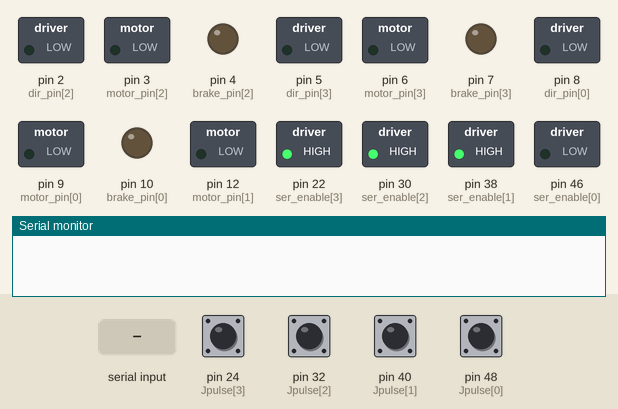
This sketch was run on a simulated Arduino Mega 2560, built with avr-gcc and run on an emulated ATmega2560. Parts: switched loads named in the sketch (green lamp = pin HIGH), output pins drawn as LEDs (lit = HIGH), the last lines printed to the serial monitor. The test bench sets the inputs (shaded band); at power-on: pin 24 (Jpulse[3]), pin 32 (Jpulse[2]), pin 40 (Jpulse[1]), pin 48 (Jpulse[0]) LOW.

Above: at 2.6 s.
2.7 s: "1" received over the second serial link
At 3.7 s:
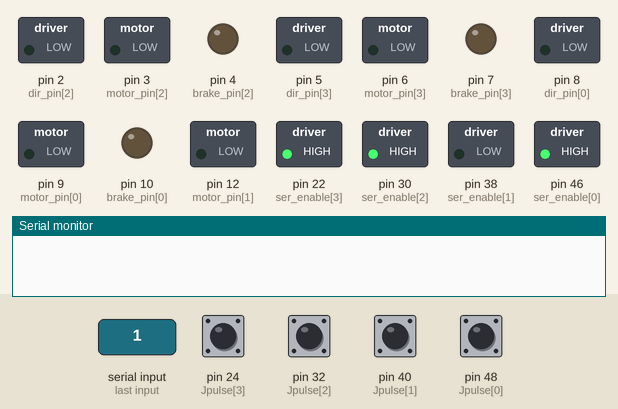
4.2 s: "0" received over the second serial link
At 4.8 s:
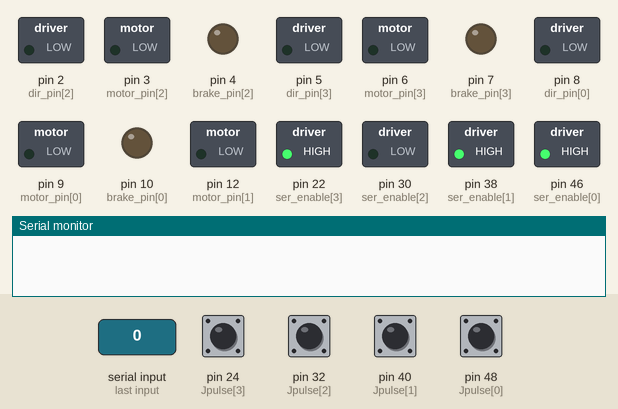
5.7 s: "2" received over the second serial link
At 6.9 s:
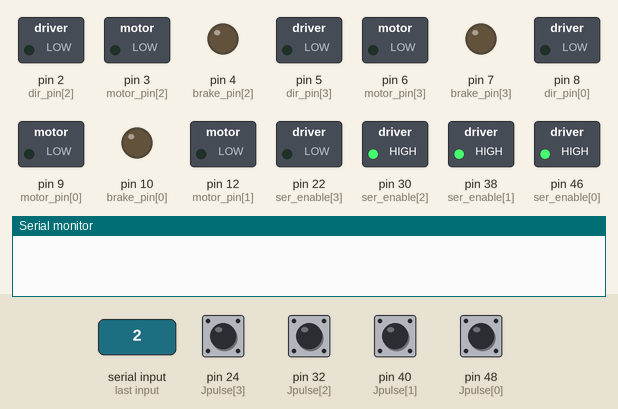
7.2 s: "1" received over the second serial link
At 8.3 s:
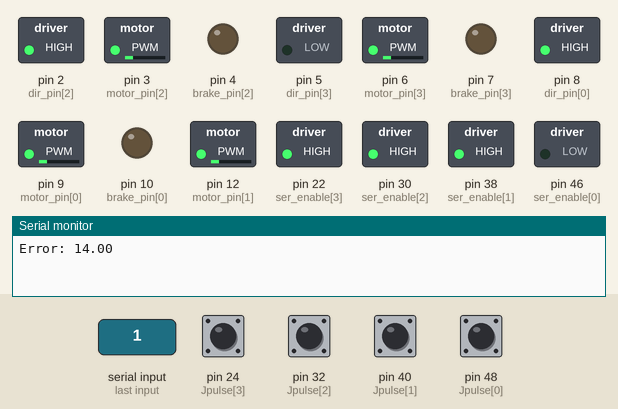
8.7 s: "0" received over the second serial link
At 9.4 s:
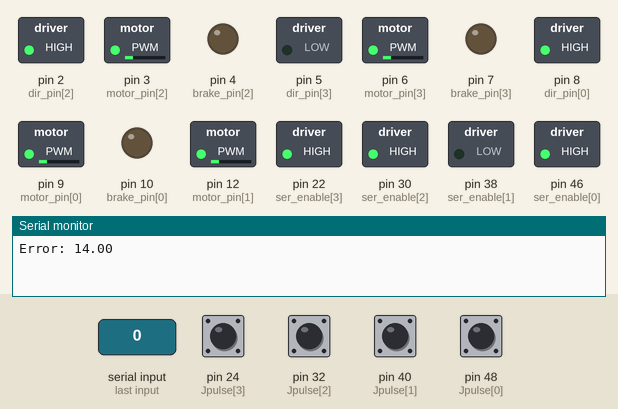
10.2 s: "2" received over the second serial link
At 10.6 s:
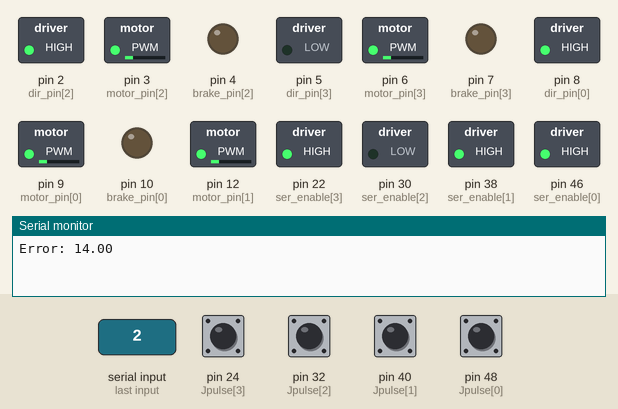
Timing chart, 0 to 12.7 s (numbered marks = the images above; inputs shaded):
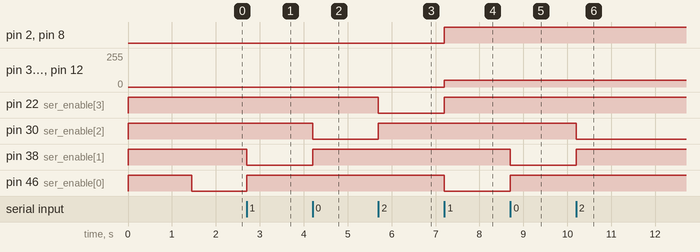

Measured:
- after the input at 2.7 s, pin 38 (ser_enable[1]): HIGH → LOW at once; pin 46 (ser_enable[0]): LOW → HIGH at once
- after the input at 4.2 s, pin 30 (ser_enable[2]): HIGH → LOW at once; pin 38 (ser_enable[1]): LOW → HIGH at once
- after the input at 5.7 s, pin 22 (ser_enable[3]): HIGH → LOW at once; pin 30 (ser_enable[2]): LOW → HIGH at once
- after the input at 7.2 s, pin 2 (dir_pin[2]), pin 8 (dir_pin[0]), pin 22 (ser_enable[3]): LOW → HIGH at once; pin 3 (motor_pin[2]), pin 6 (motor_pin[3]), pin 9 (motor_pin[0]), pin 12 (motor_pin[1]): 0/255 → 50/255 at once; pin 46 (ser_enable[0]): HIGH → LOW at once
- after the input at 8.7 s, pin 38 (ser_enable[1]): HIGH → LOW at once; pin 46 (ser_enable[0]): LOW → HIGH at once
- after the input at 10.2 s, pin 30 (ser_enable[2]): HIGH → LOW at once; pin 38 (ser_enable[1]): LOW → HIGH at once

The sketch:

PID_DD_Final.ino
```cpp
#define max_speed 50
#define DELAY 50

boolean dir = 0;
/*
  FBLR
*/

void setup()
{
  // put your setup code here, to run once:
  Serial.begin(115200); //For debugging on Serial Monitor
  Serial.flush();
  init_motors();
  init_sensors();
  calibrate();
}

void loop() {
  read_sensors();
  cal_error();
  cal_PID();
  motors();
}
```

LineSensor.ino
```cpp
//Sensor Pins
uint8_t ser_enable[4] = {46, 38, 30, 22};   //F B L R
uint8_t Jpulse[4] = {48, 40, 32, 24};       //F B L R

//Sensor Data
char address = 0x00;
char sensor_addr[4] = {0x01, 0x02, 0x03, 0x04};
int sensor_data[4] = {0, 0, 0, 0};
boolean jun_data[4] = {0, 0, 0, 0};

//Sensor Settings
char contrast = 100; //0 - 255
char brightness = 0x04; //0 to 10
char junction_width = 0x08; //0x02 to 0x08
char threshold = 0x04; //0 to 7
char line_mode = 0x00; //Light on Dark Background
char UART_Mode = 0x02; //byte of analog Value


void read_sensors()
{
  int temp = 0;
  for (int i = 0; i < 4; i++)
  {
    digitalWrite(ser_enable[i], LOW);  // Set Serial3EN to LOW to request UART data
    while (Serial3.available() <= 0);  // Wait for data to be available
    temp = Serial3.read();
    if (temp > 70)
      sensor_data[i] = sensor_data[i];    // Read incoming data and store in variable positionVal
    else
      sensor_data[i] = temp;
    digitalWrite(ser_enable[i], HIGH);   // Stop requesting for UART data
  }
  for (int i = 0; i < 4; i++)
  {
    jun_data[i] = digitalRead(Jpulse[i]);
  }
}


void calibrate()
{
  for (int i = 0; i < 4; i++)
  {
    address = sensor_addr[i];
    send_command('C', 0x00);
    delay(DELAY);
  }
}
void set_sensor_settings()
{
  // Clear internal junction count of LSA08
  send_command('X', 0x00);
  delay(DELAY);
  // Setting LCD contrast
  send_command('S', contrast);
  delay(DELAY);
  // Setting LCD backlight
  send_command('B', brightness);
  delay(DELAY);
  // Setting junction width
  send_command('J', junction_width);
  delay(DELAY);
  //send_command('T', threshold);
  //delay(DELAY);
  // Setting line mode
  send_command('L', line_mode);
  delay(DELAY);
  // Setting UART ouput Mode
  send_command('D', UART_Mode);
  delay(DELAY);
}

void init_sensors()
{
  Serial3.begin(9600); // Start Serial3 communication
  Serial3.flush();   // Clear Serial3 buffer
  for (int i = 0; i < 4; i++)
  {
    pinMode(Jpulse[i], INPUT);
    pinMode(ser_enable[i], OUTPUT);
    digitalWrite(ser_enable[i], HIGH);
  }
  delay(DELAY);
  for (int i = 0; i < 4; i++)
  {
    address = sensor_addr[i];
    set_sensor_settings();
  }
}

void send_command(char command, char data) {

  char checksum = address + command + data;

  Serial3.write(address);
  Serial3.write(command);
  Serial3.write(data);
  Serial3.write(checksum);

}
```

Motor.ino
```cpp
//Motor Pins
uint8_t motor_pin[4] = {9, 12, 3, 6};
uint8_t dir_pin[4] = {8, 11, 2, 5};
uint8_t brake_pin[4] = {10, 13, 4, 7};
/*
  Pin mappings to motors
  0 - front left motor
  1 - front right motor
  2 - rear left motor
  3 - rear right motor
*/
int left   = 0, right   = 0;

void motors()
{

  if (dir == 0)
  {
    set_motor(0, left);
    set_motor(1, right);
    set_motor(2, left);
    set_motor(3, right);
  }
  if (dir == 1)
  {
    set_motor(0, -1 * right);
    set_motor(1, -1 * right);
    set_motor(2, -1 * left);
    set_motor(3, -1 * left);
  }
  if (dir == 2)
  {
    /*
      0 - ACW
      2 - CW
    */
    set_motor(0, -1 * right);
    set_motor(1, left);
    set_motor(2,  left);
    set_motor(3, -1 * right);
  }
  if (dir == 3)
  {
    set_motor(0,left);
    set_motor(1, -1 * right);
    set_motor(2, -1 * right);
    set_motor(3, left);
  }
}

void set_motor(uint8_t index, int motor_speed)
{
  if (index % 2 == 0)
    motor_speed = -1 * motor_speed;
  if (motor_speed >= 0)
  {
    //clock wise direction
    digitalWrite(brake_pin[index], LOW);
    digitalWrite(dir_pin[index], LOW);
    analogWrite(motor_pin[index], motor_speed);
  }
  else if (motor_speed < 0)
  {
    //anti clock wise direction
    digitalWrite(brake_pin[index], LOW);
    digitalWrite(dir_pin[index], HIGH);
    analogWrite(motor_pin[index], -1 * motor_speed);
  }
}

void brake(uint8_t index)
{
  digitalWrite(brake_pin[index], HIGH);
}

void init_motors()
{
  for (int i = 0; i < 4; i++)
  {
    pinMode(motor_pin[i], OUTPUT);
    pinMode(dir_pin[i], OUTPUT);
    pinMode(brake_pin[i], OUTPUT);
    digitalWrite(brake_pin[i], LOW);
  }
}
```

PID.ino
```cpp
//PID Variables
float Kp   = 0, Kd   = 0, Ki   = 0;
float P   = 0, I   = 0, D   = 0;
float PID   = 0;
float error   = 0;
float last_error   = 0;
float set_position = 35;
/*
  Index
  0     -    Front PID
  1     -    Back PID
*/

void cal_error()
{
  error = sensor_data[dir] - set_position;
  Serial.println("Error: " + String(error) + " ");
}

void cal_PID()
{
  P  = error ;
  I  = I  + error ;
  D  = error  - last_error ;

  PID  = (Kp  * P ) + (Kd  * D ) + (Ki  * I );
  last_error  = error ;
  left  = max_speed + PID ;
  right  = max_speed - PID ;
  if (left > max_speed)
    left = max_speed;
  if (right > max_speed)
    right = max_speed;
}
```
